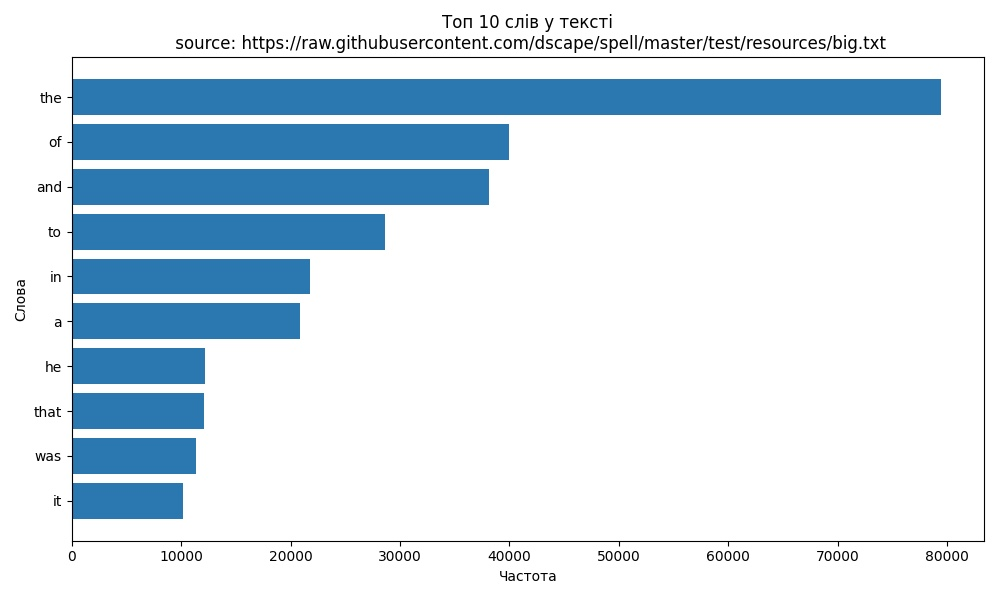

Recreate this plot in Python.
"""
Підрахунок частоти слів з URL за допомогою MapReduce + багатопотоковість
"""

import argparse
import string
from collections import defaultdict
from concurrent.futures import ThreadPoolExecutor
from typing import Dict, Iterable, List, Sequence, Tuple

import matplotlib.pyplot as plt
import requests


def visualize_top_words(
    word_counts: Dict[str, int], source_url: str, top_n: int = 10
) -> None:
    """Побудувати горизонтальну діаграму топ-N слів."""
    if not word_counts:
        print("Немає даних для візуалізації.")
        return

    top = sorted(word_counts.items(), key=lambda kv: kv[1], reverse=True)[:top_n]
    labels, values = zip(*top)
    labels = list(labels)[::-1]
    values = list(values)[::-1]

    plt.figure(figsize=(10, 6))
    plt.barh(labels, values)
    plt.xlabel("Частота")
    plt.ylabel("Слова")
    plt.title(f"Топ {top_n} слів у тексті\n source: {source_url}")
    plt.tight_layout()
    plt.show()


def get_text(url: str) -> str | None:
    try:
        response = requests.get(url, timeout=30)
        response.raise_for_status()
        response.encoding = response.apparent_encoding or response.encoding
        return response.text
    except requests.RequestException:
        return None


# Функція для видалення знаків пунктуації
def remove_punctuation(text: str) -> str:
    return text.translate(str.maketrans("", "", string.punctuation))


def map_function(word: str) -> Tuple[str, int]:
    return word, 1


def shuffle_function(
    mapped_values: Sequence[Tuple[str, int]],
) -> Iterable[Tuple[str, List[int]]]:
    shuffled: Dict[str, List[int]] = defaultdict(list)
    for key, value in mapped_values:
        shuffled[key].append(value)
    return shuffled.items()


def reduce_function(key_values: Tuple[str, List[int]]) -> Tuple[str, int]:
    key, values = key_values
    return key, sum(values)


# Виконання MapReduce
def map_reduce(
    text: str,
    search_words: Iterable[str] | None = None,
    max_workers: int | None = None,
) -> Dict[str, int]:
    # 0) нормалізація: нижній регістр + прибрати пунктуацію
    text = remove_punctuation(text.lower())
    words = text.split()

    # Якщо задано список слів — фільтруємо (регістр уже зведено)
    if search_words:
        wanted = set(w.lower() for w in search_words)
        words = [word for word in words if word in wanted]

    # Крок 1: Паралельний Мапінг
    with ThreadPoolExecutor(max_workers=max_workers) as executor:
        mapped_values = list(executor.map(map_function, words))

    # Крок 2: Shuffle
    shuffled_values = shuffle_function(mapped_values)

    # Крок 3: Паралельна Редукція
    with ThreadPoolExecutor(max_workers=max_workers) as executor:
        reduced_values = list(executor.map(reduce_function, shuffled_values))

    return dict(reduced_values)


def parse_args() -> argparse.Namespace:
    parser = argparse.ArgumentParser(
        description="MapReduce аналіз частоти слів з URL",
    )
    parser.add_argument(
        "--url",
        "-u",
        required=True,
        help="URL-адреса з текстом",
    )
    parser.add_argument(
        "--top",
        "-t",
        type=int,
        default=10,
        help="Скільки топ-слів візуалізувати (default: 10)",
    )
    parser.add_argument(
        "--workers",
        "-w",
        type=int,
        default=None,
        help="Кількість потоків для map/reduce (default: авто)",
    )
    parser.add_argument(
        "--search",
        "-s",
        nargs="*",
        default=None,
        help="Опційно: рахувати лише ці слова (через пробіл)",
    )
    return parser.parse_args()


if __name__ == "__main__":
    args = parse_args()

    text = get_text(args.url)
    if not text:
        print("Помилка: Не вдалося отримати вхідний текст.")
        raise SystemExit(1)

    # Виконання MapReduce на вхідному тексті
    result = map_reduce(text, search_words=args.search, max_workers=args.workers)

    print("Унікальних слів:", len(result))
    if args.search:
        print(
            {w.lower(): result.get(w.lower(), 0) for w in args.search},
        )

    visualize_top_words(result, top_n=max(args.top, 1), source_url=args.url)
